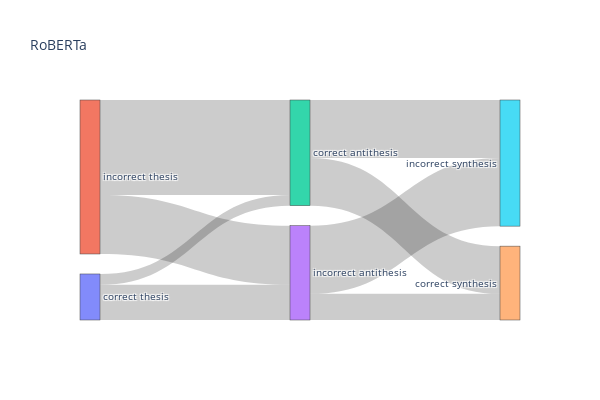

The notebook cell this image was saved under:
### Code cell
label_list = ['correct thesis', 'incorrect thesis', 'correct antithesis', 'incorrect antithesis', 'correct synthesis', 'incorrect synthesis']
# correct thesis: 0, incorrect thesis: 1, correct antithesis: 2, incorrect antithesis: 3, correct synthesis: 4, incorrect synthesis: 5
source = [0, 0, 1, 1, 2, 2, 3, 3]
target = [2, 3, 2, 3, 4, 5, 4, 5]
count = [19, 62, 167, 104, 84, 102, 46, 120]


fig = go.Figure(data=[go.Sankey(
    node = {"label": label_list},
    link = {"source": source, "target": target, "value": count}
    )])

fig.update_layout(title_text="RoBERTa", font_size=10, width=600, height=400)

fig.show()

### Figure 1 — Plotly figure (JSON) as saved in the notebook; plotly's stock layout.template omitted (floating-point values rounded to 4 significant figures)
{"data": [{"link": {"source": [0, 0, 1, 1, 2, 2, 3, 3], "target": [2, 3, 2, 3, 4, 5, 4, 5], "value": [19, 62, 167, 104, 84, 102, 46, 120]}, "node": {"label": ["correct thesis", "incorrect thesis", "correct antithesis", "incorrect antithesis", "correct synthesis", "incorrect synthesis"]}, "type": "sankey"}], "layout": {"font": {"size": 10}, "height": 400, "title": {"text": "RoBERTa"}, "width": 600}}
